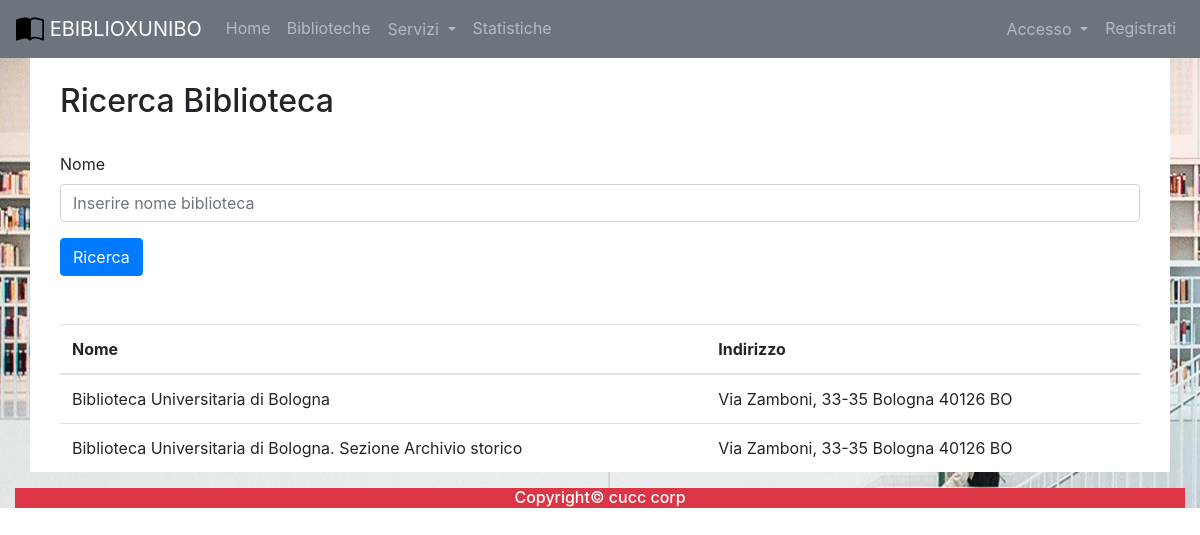
Page /biblioteche.php on the committed database.
### tables this page shows
create table BIBLIOTECA(
    Nome varchar(255) primary key,
    Email varchar(255),
    SitoWeb varchar(255),
    Indirizzo varchar(255),
    Latitudine decimal(16,12),
    Longitudine decimal(16,12),
    Note text
);

### includes/autoloader.inc.php (called while the page is built, shortened)
<?php
    function myAutoLoader($className){
        $path = "C:\\xampp\\htdocs\\Ebiblio\\controller\\";
        $extension = ".class.php";
        $fullPath = $path.$className.$extension;
    }
?>

### controller/dbh.class.php (called while the page is built)
<?php
    class Dbh {
        private static $dbInstance;
        private $db;
        public static function getInstance() {
            if(is_null(Dbh::$dbInstance)) {
                self::$dbInstance = new Dbh();
            }
            return self::$dbInstance;
        }
        private function __construct() {
            try {
                $this->db = new PDO(
                    'mysql:host=localhost;dbname=ebiblio;charset=utf8',
                    'root',
                    '1590');
                $this->db->setAttribute(PDO::ATTR_ERRMODE, PDO::ERRMODE_EXCEPTION);
                $this->db->setAttribute(PDO::ATTR_EMULATE_PREPARES, true);
            } catch (PDOException $pdo) {
                echo "No database found! Please run the database server to proceed!";
            }
        }
        public function getDb() {
            return $this->db;
        }
    }
?>

### controller/bibliotecaController.class.php (called while the page is built, shortened)
<?php
    class BibliotecaController{
        public function list(){
            $query = "SELECT * FROM Biblioteca";
            $stmt = Dbh::getInstance()
                ->getDb()
                ->prepare($query);
            $stmt-> execute();
            return $stmt -> fetchAll(PDO::FETCH_ASSOC);
        }
    }

### biblioteche.php (the view, shortened to what this page needs)
<?php
include('/xampp/htdocs/ebiblio/main_partials/menu.php');
$biblioCon = new BibliotecaController();
?>
<div class="container-fluid " style="
background: url('/ebiblio/images/scaffa.jpg') no-repeat  ;
">
  <div class="container" style="background-color: white;">
    <br>
        <div class="container">
          <h2>Ricerca Biblioteca</h2>
          <form action="" method="POST">
            <div class="form-group">
              <label for="nomeId">Nome</label>
              <input type="text" class="form-control" name="Nome" id="nomeId" aria-describedby="emailHelp" placeholder="Inserire nome biblioteca">
            </div>
            <input type="submit" name="biblioform_submitted" class="btn btn-primary" value="Ricerca"></input>
          </form>
          <table class="table table-hover">
            <thead>
              <tr>
                <th>Nome</th>
                <th>Indirizzo</th>
              </tr>
            </thead>
            <tbody>
              <?php
              if (isset($_POST['biblioform_submitted'])) {
                $nometrim = trim($_POST['Nome']);
                if (ctype_space($nometrim)||$nometrim=='') {
                  echo "Nome ricerca biblioteca vuoto";
                } else {
                  $res = $biblioCon->getLikeBiblioteca($_POST['Nome']);
                  if (count($res) <= 0) {
                    echo "Nessun risultato corrispondente";
                  }
                  for ($i = 0; $i < count($res); $i++) {
                    echo '<tr ' . 'onclick="window.location.assign(\'http://localhost/ebiblio/biblioinfo?Nome=' . $res[$i]['Nome'] .
                      '&Latitudine=' . $res[$i]['Latitudine'] . '&Longitudine=' . $res[$i]['Longitudine'] . '&Indirizzo=' . $res[$i]['Indirizzo'] .
                      '\');"' . '>';
                    echo '<td>' . $res[$i]['Nome'] . '</td>';
                    echo '<td>'  . $res[$i]['Indirizzo'] . '</td>';
                    echo '</tr>';
                  }
                }
              } else {
                $res = $biblioCon->list();
                for ($i = 0; $i < count($res); $i++) {
                  echo '<tr ' . 'onclick="window.location.assign(\'http://localhost/ebiblio/biblioinfo?Nome=' . $res[$i]['Nome'] .
                    '&Latitudine=' . $res[$i]['Latitudine'] . '&Longitudine=' . $res[$i]['Longitudine'] . '&Indirizzo=' . $res[$i]['Indirizzo'] .
                    '\');"' . '>';
                  echo '<td>' . $res[$i]['Nome'] . '</td>';
                  echo '<td>'  . $res[$i]['Indirizzo'] . '</td>';
                  echo '</tr>';
                }
              }
              ?>
            </tbody>
          </table>
    </div>
  </div>
  <?php
  include('/xampp/htdocs/ebiblio/main_partials/footer.php');
  ?>

### rows in the picture
biblioteca: Nome "Biblioteca Universitaria di Bologna", Indirizzo "Via Zamboni, 33-35 Bologna 40126 BO"
biblioteca: Nome "Biblioteca Universitaria di Bologna. Sezione Archivio storico", Indirizzo "Via Zamboni, 33-35 Bologna 40126 BO"
